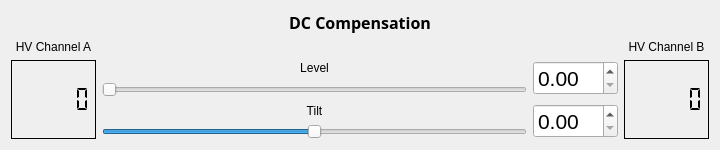
<?xml version="1.0" encoding="UTF-8"?>
<ui version="4.0">
 <class>Form</class>
 <widget class="QWidget" name="Form">
  <property name="geometry">
   <rect>
    <x>0</x>
    <y>0</y>
    <width>720</width>
    <height>150</height>
   </rect>
  </property>
  <property name="maximumSize">
   <size>
    <width>720</width>
    <height>160</height>
   </size>
  </property>
  <property name="windowTitle">
   <string>Form</string>
  </property>
  <layout class="QVBoxLayout" name="verticalLayout">
   <property name="sizeConstraint">
    <enum>QLayout::SetDefaultConstraint</enum>
   </property>
   <item>
    <layout class="QGridLayout" name="gridLayout" rowstretch="3,1,1,1,1,1" columnstretch="1,5,1,1" columnminimumwidth="1,200,2,1">
     <property name="sizeConstraint">
      <enum>QLayout::SetMinAndMaxSize</enum>
     </property>
     <item row="0" column="0" colspan="4">
      <widget class="QLabel" name="title">
       <property name="sizePolicy">
        <sizepolicy hsizetype="Preferred" vsizetype="Fixed">
         <horstretch>0</horstretch>
         <verstretch>0</verstretch>
        </sizepolicy>
       </property>
       <property name="font">
        <font>
         <family>Sans Serif</family>
         <pointsize>12</pointsize>
         <weight>75</weight>
         <bold>true</bold>
         <underline>false</underline>
         <kerning>true</kerning>
        </font>
       </property>
       <property name="text">
        <string>DC Compensation</string>
       </property>
       <property name="textFormat">
        <enum>Qt::AutoText</enum>
       </property>
       <property name="alignment">
        <set>Qt::AlignCenter</set>
       </property>
      </widget>
     </item>
     <item row="1" column="0">
      <widget class="QLabel" name="label">
       <property name="sizePolicy">
        <sizepolicy hsizetype="Preferred" vsizetype="Fixed">
         <horstretch>0</horstretch>
         <verstretch>0</verstretch>
        </sizepolicy>
       </property>
       <property name="text">
        <string>HV Channel A</string>
       </property>
       <property name="alignment">
        <set>Qt::AlignHCenter|Qt::AlignTop</set>
       </property>
       <property name="wordWrap">
        <bool>false</bool>
       </property>
      </widget>
     </item>
     <item row="1" column="3">
      <widget class="QLabel" name="label_2">
       <property name="sizePolicy">
        <sizepolicy hsizetype="Preferred" vsizetype="Fixed">
         <horstretch>0</horstretch>
         <verstretch>0</verstretch>
        </sizepolicy>
       </property>
       <property name="text">
        <string>HV Channel B</string>
       </property>
       <property name="alignment">
        <set>Qt::AlignHCenter|Qt::AlignTop</set>
       </property>
       <property name="wordWrap">
        <bool>false</bool>
       </property>
      </widget>
     </item>
     <item row="2" column="0" rowspan="4">
      <widget class="QLCDNumber" name="lcdOne">
       <property name="sizePolicy">
        <sizepolicy hsizetype="Preferred" vsizetype="Preferred">
         <horstretch>0</horstretch>
         <verstretch>0</verstretch>
        </sizepolicy>
       </property>
       <property name="font">
        <font>
         <pointsize>12</pointsize>
         <strikeout>false</strikeout>
         <kerning>true</kerning>
        </font>
       </property>
       <property name="autoFillBackground">
        <bool>false</bool>
       </property>
       <property name="inputMethodHints">
        <set>Qt::ImhFormattedNumbersOnly</set>
       </property>
       <property name="frameShadow">
        <enum>QFrame::Plain</enum>
       </property>
       <property name="smallDecimalPoint">
        <bool>true</bool>
       </property>
       <property name="numDigits">
        <number>5</number>
       </property>
       <property name="digitCount">
        <number>5</number>
       </property>
       <property name="mode">
        <enum>QLCDNumber::Dec</enum>
       </property>
       <property name="segmentStyle">
        <enum>QLCDNumber::Flat</enum>
       </property>
       <property name="value" stdset="0">
        <double>0.000000000000000</double>
       </property>
      </widget>
     </item>
     <item row="2" column="1">
      <widget class="QLabel" name="labelLevel">
       <property name="sizePolicy">
        <sizepolicy hsizetype="Preferred" vsizetype="Minimum">
         <horstretch>0</horstretch>
         <verstretch>0</verstretch>
        </sizepolicy>
       </property>
       <property name="text">
        <string>Level</string>
       </property>
       <property name="alignment">
        <set>Qt::AlignCenter</set>
       </property>
      </widget>
     </item>
     <item row="3" column="1">
      <widget class="QSlider" name="sliderLevel">
       <property name="sizePolicy">
        <sizepolicy hsizetype="Preferred" vsizetype="Fixed">
         <horstretch>0</horstretch>
         <verstretch>0</verstretch>
        </sizepolicy>
       </property>
       <property name="font">
        <font>
         <stylestrategy>PreferAntialias</stylestrategy>
        </font>
       </property>
       <property name="minimum">
        <number>50</number>
       </property>
       <property name="maximum">
        <number>1000</number>
       </property>
       <property name="singleStep">
        <number>1</number>
       </property>
       <property name="orientation">
        <enum>Qt::Horizontal</enum>
       </property>
      </widget>
     </item>
     <item row="2" column="3" rowspan="4">
      <widget class="QLCDNumber" name="lcdTwo">
       <property name="sizePolicy">
        <sizepolicy hsizetype="Preferred" vsizetype="Preferred">
         <horstretch>0</horstretch>
         <verstretch>0</verstretch>
        </sizepolicy>
       </property>
       <property name="font">
        <font>
         <pointsize>12</pointsize>
         <strikeout>false</strikeout>
         <kerning>true</kerning>
        </font>
       </property>
       <property name="autoFillBackground">
        <bool>false</bool>
       </property>
       <property name="inputMethodHints">
        <set>Qt::ImhFormattedNumbersOnly</set>
       </property>
       <property name="frameShadow">
        <enum>QFrame::Plain</enum>
       </property>
       <property name="smallDecimalPoint">
        <bool>true</bool>
       </property>
       <property name="numDigits">
        <number>5</number>
       </property>
       <property name="digitCount">
        <number>5</number>
       </property>
       <property name="mode">
        <enum>QLCDNumber::Dec</enum>
       </property>
       <property name="segmentStyle">
        <enum>QLCDNumber::Flat</enum>
       </property>
       <property name="value" stdset="0">
        <double>0.000000000000000</double>
       </property>
      </widget>
     </item>
     <item row="4" column="1">
      <widget class="QLabel" name="labelTilt">
       <property name="text">
        <string>Tilt</string>
       </property>
       <property name="alignment">
        <set>Qt::AlignCenter</set>
       </property>
      </widget>
     </item>
     <item row="5" column="1">
      <widget class="QSlider" name="sliderTilt">
       <property name="sizePolicy">
        <sizepolicy hsizetype="Preferred" vsizetype="Fixed">
         <horstretch>0</horstretch>
         <verstretch>0</verstretch>
        </sizepolicy>
       </property>
       <property name="minimum">
        <number>-100</number>
       </property>
       <property name="maximum">
        <number>100</number>
       </property>
       <property name="orientation">
        <enum>Qt::Horizontal</enum>
       </property>
      </widget>
     </item>
     <item row="2" column="2" rowspan="2">
      <widget class="QDoubleSpinBox" name="spinLevel">
       <property name="font">
        <font>
         <pointsize>16</pointsize>
        </font>
       </property>
       <property name="decimals">
        <number>2</number>
       </property>
       <property name="singleStep">
        <double>0.010000000000000</double>
       </property>
      </widget>
     </item>
     <item row="4" column="2" rowspan="2">
      <widget class="QDoubleSpinBox" name="spinTilt">
       <property name="font">
        <font>
         <pointsize>16</pointsize>
        </font>
       </property>
       <property name="singleStep">
        <double>0.010000000000000</double>
       </property>
      </widget>
     </item>
    </layout>
   </item>
  </layout>
 </widget>
 <resources/>
 <connections/>
</ui>
